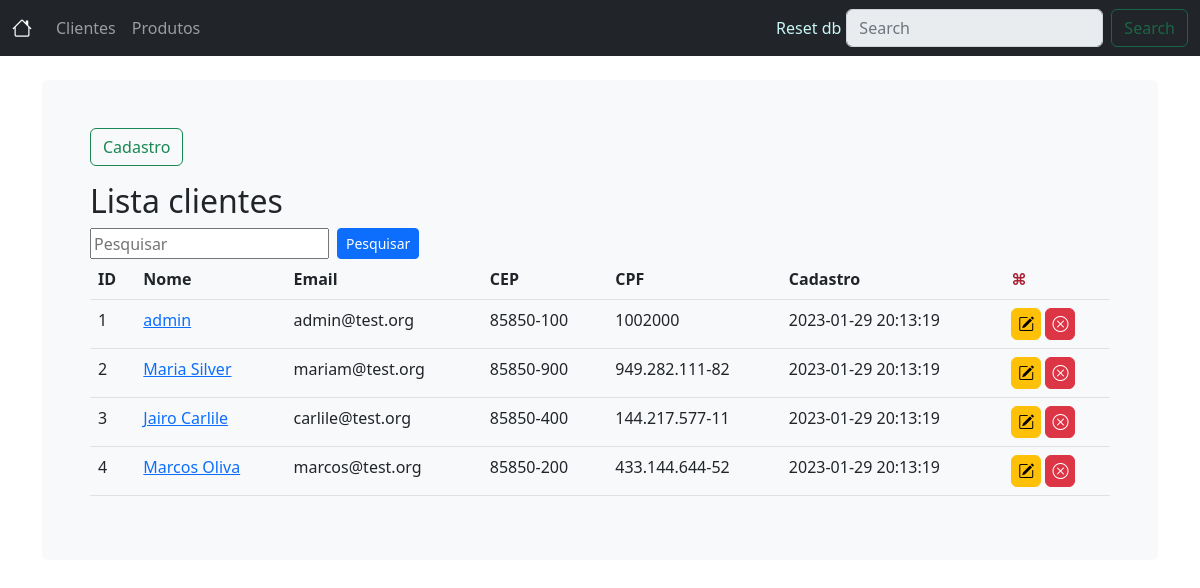
/cliente/index, run on the app's committed database.
### tables this page shows
CREATE TABLE cliente(
    -- chave primaria --
    id integer PRIMARY KEY AUTOINCREMENT NOT NULL,
    nome varchar(80) NOT NULL,
    cpf varchar(20),
    cep varchar(20),
    email varchar(80) NOT NULL,
    data_cadastro TIMESTAMP NOT NULL DEFAULT CURRENT_TIMESTAMP
);

### app.py (the view)
@app.route("/cliente/index", methods=["GET"])
def cliente_index():
    dc = ClienteDao()
    clientes = dc.find_all()
    return render_template("cliente_list.html", clientes=clientes)

### dao.py (called while the page is built)
    def find_all(self):
        conn = Database.get_connection()
        res = conn.execute("""
        SELECT id, nome, cpf, cep, email, data_cadastro FROM cliente
        """
        )
        results = res.fetchall()
        results = [
            {
                "id": cliente[0],
                "nome": cliente[1],
                "cpf": cliente[2],
                "cep": cliente[3],
                "email": cliente[4],
                "data_cadastro": cliente[5],
            } for cliente in results]
        conn.close()
        return results

### database.py (called while the page is built)
    @staticmethod
    def get_connection():
        conn = sqlite3.connect('banco.db')
        return conn

### templates/cliente_list.html
{% extends "layout.html" %}
{% block content %}
<main>
    <ul class="page-nav">
        <li>
            <a class="btn btn-outline-success"
               href="{{ url_for('cliente_new') }}">Cadastro</a>
        </li>
    </ul>
    <h2>Lista clientes</h2>
    <form class="d-flex" role="search" action="/cliente/busca/" method="POST">
        <input class="col-control me-2" type="text" value="" placeholder="Pesquisar" name="clienteBusca" id="clienteBusca">
        <button class="btn btn-sm btn-primary">Pesquisar</button>
    </form>
    <table class="table table-hover">
        <thead>
            <tr>
                <th>ID</th>
                <th>Nome</th>
                <th>Email</th>
                <th>CEP</th>
                <th>CPF</th>
                <th>Cadastro</th>
                <th class="actions">⌘</th>
            </tr>
        </thead>
        <tbody>
            {% for cliente in clientes %}
            <tr>
                <td>{{cliente.id}}</td>
                <td>
                    <a title="editar"
                    href="{{ url_for('cliente_edit', id=cliente.id ) }}">
                        {{cliente.nome}}
                    </a>
                </td>
                <td>{{cliente.email}}</td>
                <td>{{cliente.cep}}</td>
                <td>{{cliente.cpf}}</td>
                <td>{{cliente.data_cadastro}}</td>
                <td class="actions">
                    <a title="editar" class="btn btn-warning" href="{{ url_for('cliente_edit', id=cliente.id ) }}">
                        <i class="bi bi-pencil-square"></i>
                    </a>
                    <a title="deletar" class="btn btn-danger"
                    href="{{ url_for('cliente_delete', id=cliente.id) }}">
                        <i class="bi bi-x-circle"></i>
                    </a>
                </td>
            </tr>
            {% endfor %}
        </tbody>
    </table>
</main>
{% endblock %}

### templates/layout.html (shortened to what this page needs)
<!doctype html>
<html lang="pt-br">
<head>
  <link href="https://cdn.jsdelivr.net/npm/bootstrap@5.2.2/dist/css/bootstrap.min.css" rel="stylesheet">
  <link rel="stylesheet" href="https://cdn.jsdelivr.net/npm/bootstrap-icons@1.10.2/font/bootstrap-icons.css">
  <link rel="stylesheet" type="text/css" href="{{ url_for('static', filename='style.css') }}" />
</head>
<body>
<nav class="navbar navbar-expand-md navbar-dark bg-dark mb-4">
    <div class="container-fluid">
      <a title="index" class="navbar-brand" href="{{ url_for('index') }}">
        <i class="bi bi-house"></i>
      </a>
      <div class="collapse navbar-collapse" id="navbarCollapse">
        <ul class="navbar-nav me-auto mb-2 mb-md-0">
          <li class="nav-item">
            <a class="nav-link" href="{{ url_for('cliente_index') }}">Clientes</a>
          </li>
          <li class="nav-item">
            <a class="nav-link" href="{{ url_for('produto_index') }}">Produtos</a>
          </li>
        </ul>
        <a class="nav-link" style="color:rgb(200, 246, 246);padding: 0px 5px;" href="{{ url_for('reset_db') }}">Reset db</a>
        <form class="d-flex" role="search">
          <input class="form-control me-2" type="search" placeholder="Search" aria-label="Search" disabled>
          <button class="btn btn-outline-success" type="submit" disabled>Search</button>
        </form>
      </div>
    </div>
  </nav>
  <main class="container">
    <div class="bg-light p-5 rounded">
    {% block content %}
    {% endblock %}
    </div>
  </main>
</body>
</html>

### static/style.css (style rules this page uses)
:root { --item-color: rgb(2, 2, 123); --action-color: rgb(169, 32, 55); }
th.actions { color: var(--action-color); }
td.actions > * { padding: 3px 6px; }
.page-nav { display: flex; gap: 10px; padding: 0; }
.page-nav li { list-style: none; }

### data on the page
cliente: id "1", nome "admin", email "admin@test.org", cep "85850-100", cpf "1002000", data_cadastro "2023-01-29 20:13:19"
cliente: id "2", nome "Maria Silver", email "mariam@test.org", cep "85850-900", cpf "949.282.111-82", data_cadastro "2023-01-29 20:13:19"
cliente: id "3", nome "Jairo Carlile", email "carlile@test.org", cep "85850-400", cpf "144.217.577-11", data_cadastro "2023-01-29 20:13:19"
cliente: id "4", nome "Marcos Oliva", email "marcos@test.org", cep "85850-200", cpf "433.144.644-52", data_cadastro "2023-01-29 20:13:19"
